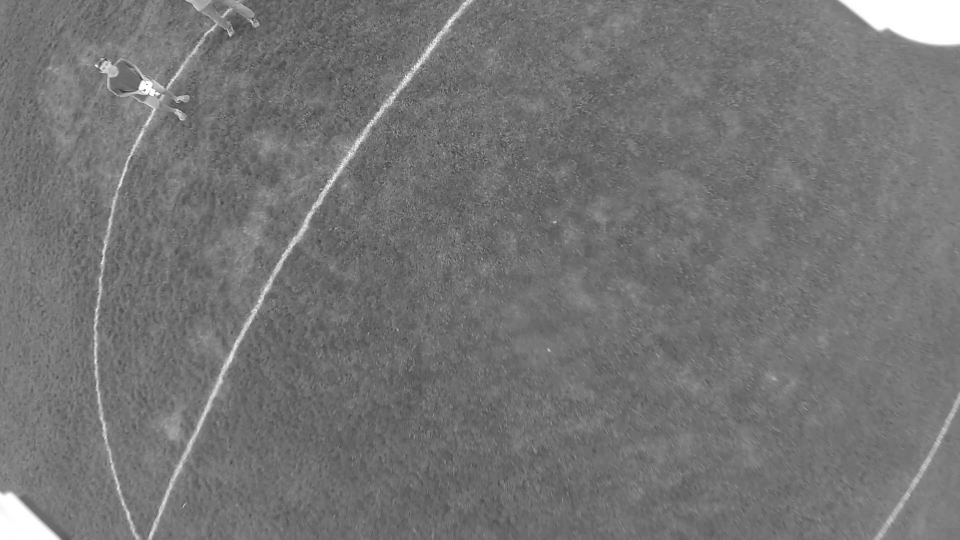
#> input picture Cam2/Cam2_Frame111.jpg, 1920 x 1080 px, given in place of Cam1_Frame250.jpg, which was not available (shown at 1/2 size)
$ python match_points.py   (Python 2 division)   (older library calls are emulated)
#> lines starting #> are read from the running program, lines starting #| are printed output that depends on the picture; after the words box and inside, x2 and y2 are one past the last pixel; in counts of white or black regions, pixels touching at a corner belong together; pictures that were not available may be replaced by others from this repository, and a replacement may not be noted
import cv2
import numpy as np
from matplotlib import pyplot as plt
import time

img1 = cv2.imread('Cam1/Cam1_Frame250.jpg',0)
#> img1 is the input picture: shape (1080, 1920); min 42, max 255, mean 116.7
img2 = cv2.imread('Cam2/Cam2_Frame250.jpg',0)
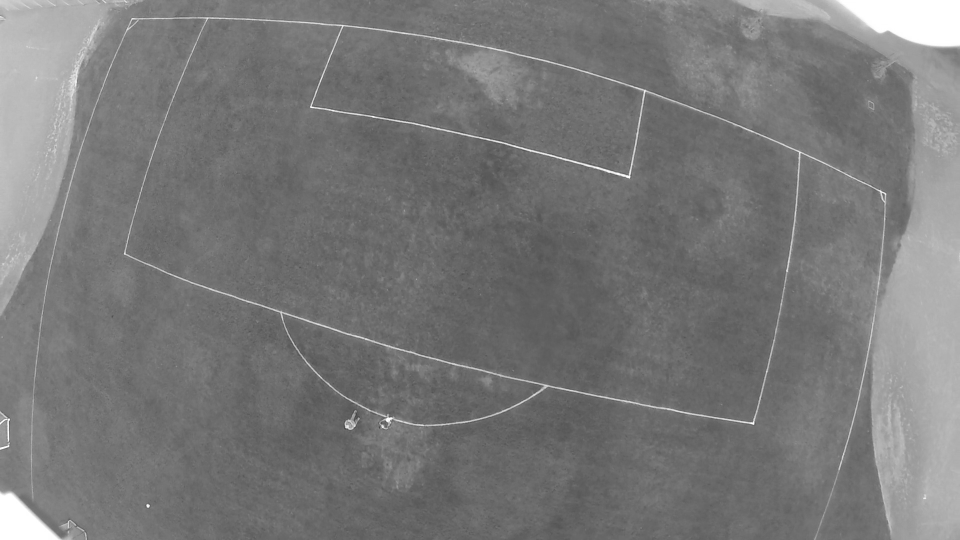
#> input picture Cam2/Cam2_Frame250.jpg, 1920 x 1080 px (shown at 1/2 size)
#> img2 is the input picture: shape (1080, 1920); min 57, max 255, mean 120.2
#plt.imshow(img1),plt.show()
sift = cv2.SIFT()

# find keypoints and descriptors with SIFT
kp1,des1 = sift.detectAndCompute(img1,None)
#> kp1 = 3774 keypoints; strongest (x, y, size): (289, 180, 3.3), (294, 173, 21.1), (294, 169, 2.1), (315, 187, 4.2)
kp2,des2 = sift.detectAndCompute(img2,None)
#> kp2 = 1425 keypoints; strongest (x, y, size): (296, 1012, 4.3), (776, 839, 7), (18, 839, 2.8), (622, 214, 2.9)

# FLANN parameters
FLANN_INDEX_KDTREE = 0
index_params = dict(algorithm = FLANN_INDEX_KDTREE,trees=5)
search_params = dict(checks=50)

flann = cv2.FlannBasedMatcher(index_params,search_params)
matches = flann.knnMatch(des1,des2,k=2)
#> matches = 3774 matches

good = []
pts1 = []
pts2 = []

# ratio test from Lowe's paper (idk what that is)
for i,(m,n) in enumerate(matches):
	if m.distance < 0.8*n.distance:
		good.append(m)
		pts2.append(kp2[m.trainIdx].pt)
		pts1.append(kp1[m.queryIdx].pt)
#> after the loop, good = 67 matches; pts1 = 67 pairs, first value 31.62 to 1908.3, second value 24.36 to 1007.3; pts2 = 67 pairs, first value 4.13 to 1849.3, second value 6.22 to 1045.9

# convert to int32
pts1 = np.float32(pts1) #int32 wasn't working????
pts2 = np.float32(pts2)

F, mask = cv2.findFundamentalMat(pts1,pts2,cv2.FM_LMEDS)
#> F = [[2.72e-06, -2.95e-06, -0.000504], [-2.96e-06, 6.32e-06, -0.000683], [-0.000209, -0.0022, 1]]; mask = 67 values, max 1 at index 1, min 0 at index 0, mean 0.806

print(F)
#| [[ 2.72018734e-06 -2.95118589e-06 -5.03825958e-04]
#|  [-2.96005584e-06  6.31989536e-06 -6.83446311e-04]
#|  [-2.08660759e-04 -2.19980807e-03  1.00000000e+00]]

# use only good points
pts1 = pts1[mask.ravel() == 1]
#> pts1 = 54 pairs, first value 186.7 to 1548.5, second value 24.36 to 971.7
pts2 = pts2[mask.ravel() == 1]
#> pts2 = 54 pairs, first value 6.18 to 1849.3, second value 6.22 to 1045.9

#print(pts1)

def drawLines(img1,img2,lines,pts1,pts2):
	''' img1 - image on which we draw the epilines for the points in img2
	lines - corresponding epilines '''
	r,c = img1.shape
	img1 = cv2.cvtColor(img1,cv2.COLOR_GRAY2BGR)

	#print(img1) # actual image

	img2 = cv2.cvtColor(img2,cv2.COLOR_GRAY2BGR)

	#print(zip(lines,pts1,pts2)) # works

	for r,pt1,pt2 in zip(lines,pts1,pts2):
		color = tuple(np.random.randint(0,255,3).tolist())
		x0,y0 = map(int, [0, -r[2]/r[1] ])

		x1,y1 = map(int, [c, -(r[2]+r[0]*c)/r[1] ])

		# in place transformatino in CV2
		cv2.line(img1, (x0,y0), (x1,y1), color,1) # previously img1 = blah

		cv2.circle(img1,tuple(pt1),5,color,-1)
		#print(img1)
		cv2.circle(img2,tuple(pt2),5,color,-1)
	return img1,img2

# Find epilines through the points in the right image and first image. Draw the lienes on left image
lines1 = cv2.computeCorrespondEpilines(pts2.reshape(-1,1,2), 2,F) # what does this do?
#> lines1 = 54 rows, first 8: [-0.975, -0.221, 687.4], [-0.66, -0.751, 703.6], [-0.614, 0.789, 65.03], [0.54, -0.842, 1.74], [0.507, -0.862, 29.68], [-0.522, 0.853, -16.74], [0.867, -0.498, -336], [0.54, -0.842, 1.74]
lines1 = lines1.reshape(-1,3)
img5,img6 = drawLines(img1,img2,lines1,pts1,pts2)
#> the loop in drawLines, `for r,pt1,pt2 in zip(lines,pts1,pts2):` made 54 passes
#> (r, pt1, pt2, color, y0, y1) on passes 1 to 8: ([-0.975, -0.221, 687.4], [186.7, 681.8], [727.9, 679.4], (172, 47, 117), 3115, -5373), ([-0.66, -0.751, 703.6], [190.4, 769.3], [782.2, 690.7], (192, 67, 251), 936, -750), ([-0.614, 0.789, 65.03], [202.7, 836.3], [739.4, 820.9], (195, 103, 9), -82, 1411), ([0.54, -0.842, 1.74], [211.8, 148.3], [1772.6, 136.6], (211, 21, 242), 2, 1232), ([0.507, -0.862, 29.68], [216.4, 160.2], [1259.4, 347.2], (36, 87, 70), 34, 1163), ([-0.522, 0.853, -16.74], [218.8, 352.4], [843.6, 863.3], (216, 88, 140), 19, 1195), ([0.867, -0.498, -336], [244, 369.4], [1770, 1034.2], (58, 193, 230), -674, 2667), ([0.54, -0.842, 1.74], [274.7, 178.1], [1772.6, 136.6], (39, 87, 174), 2, 1232)
#> after the loop in drawLines, `for r,pt1,pt2 in zip(lines,pts1,pts2):`:
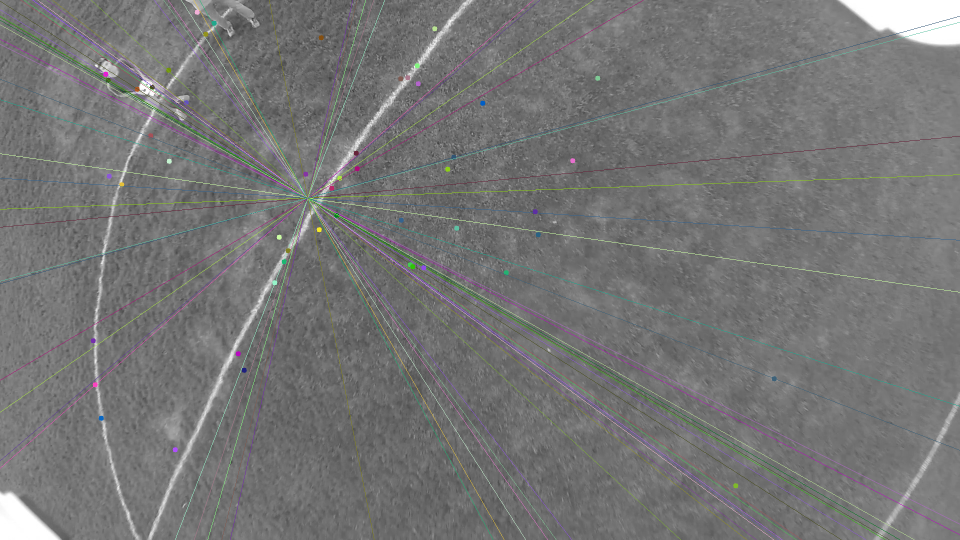
#> img1: shape (1080, 1920, 3) (shown at 1/2 size); 2.93% of pixels changed, all inside (x1, y1, x2, y2) = (0, 0, 1920, 1080)
#> after the loop in drawLines, `for r,pt1,pt2 in zip(lines,pts1,pts2):`:
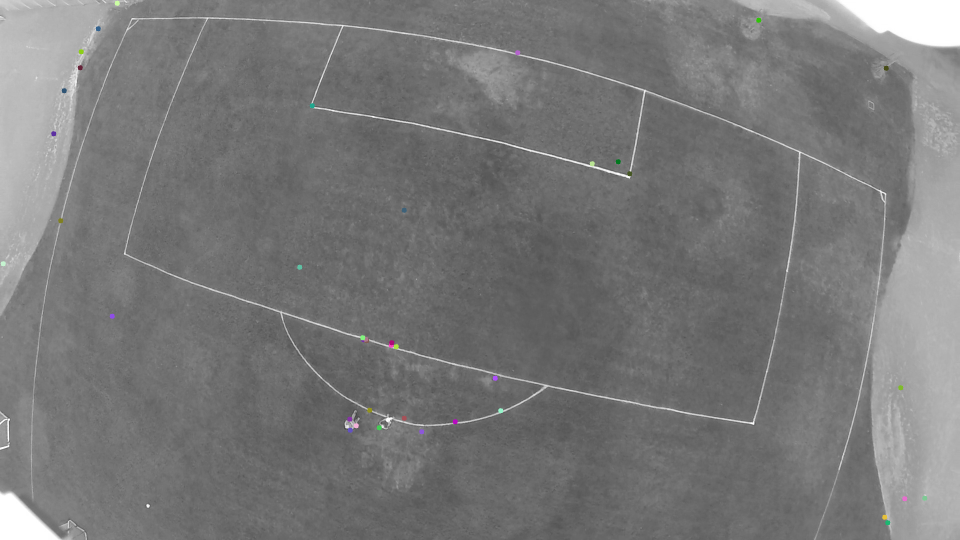
#> img2: shape (1080, 1920, 3) (shown at 1/2 size); 0.15% of pixels changed, all inside (x1, y1, x2, y2) = (1, 1, 1855, 1051)


lines2 = cv2.computeCorrespondEpilines(pts1.reshape(-1,1,2),1,F)
#> lines2 = 54 rows, first 8: [-0.547, 0.837, -146.8], [-0.529, 0.848, -171.8], [-0.518, 0.856, -188.6], [-0.699, -0.715, 1205.5], [-0.78, -0.625, 1210.7], [-0.727, 0.687, 137.3], [-0.708, 0.707, 103.8], [-0.605, -0.796, 1181.8]
lines2 = lines2.reshape(-1,3)
img3,img4 = drawLines(img2,img1,lines2,pts2,pts1)
#> the loop in drawLines (call 2), `for r,pt1,pt2 in zip(lines,pts1,pts2):` made 54 passes
#> (r, pt1, pt2, color, y0, y1) on passes 1 to 8: ([-0.547, 0.837, -146.8], [727.9, 679.4], [186.7, 681.8], (163, 222, 123), 175, 1430), ([-0.529, 0.848, -171.8], [782.2, 690.7], [190.4, 769.3], (195, 82, 174), 202, 1400), ([-0.518, 0.856, -188.6], [739.4, 820.9], [202.7, 836.3], (227, 148, 209), 220, 1381), ([-0.699, -0.715, 1205.5], [1772.6, 136.6], [211.8, 148.3], (50, 155, 14), 1686, -191), ([-0.78, -0.625, 1210.7], [1259.4, 347.2], [216.4, 160.2], (41, 58, 193), 1935, -459), ([-0.727, 0.687, 137.3], [843.6, 863.3], [218.8, 352.4], (36, 10, 86), -199, 1832), ([-0.708, 0.707, 103.8], [1770, 1034.2], [244, 369.4], (43, 104, 11), -146, 1776), ([-0.605, -0.796, 1181.8], [1772.6, 136.6], [274.7, 178.1], (2, 51, 80), 1484, 24)
#> after the loop in drawLines (call 2), `for r,pt1,pt2 in zip(lines,pts1,pts2):`:
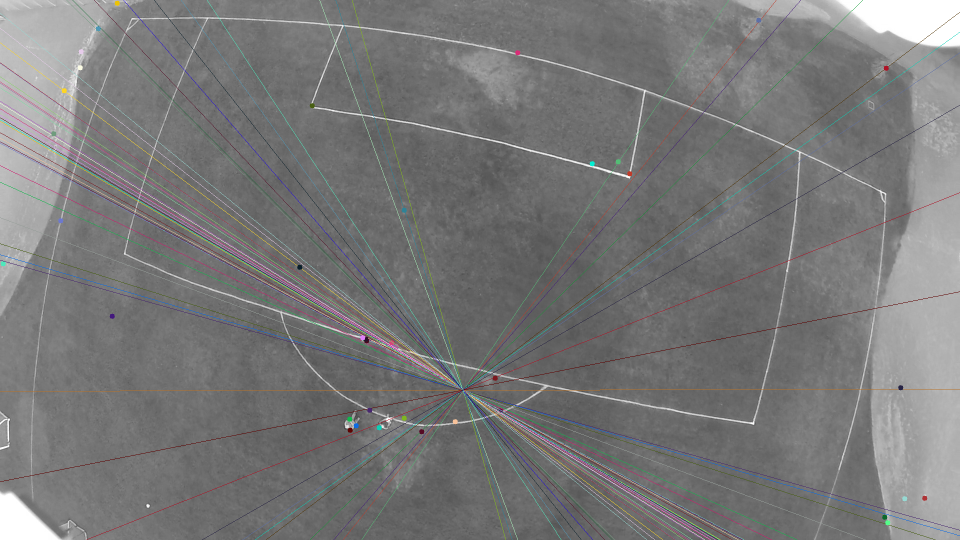
#> img1: shape (1080, 1920, 3) (shown at 1/2 size); 3.14% of pixels changed, all inside (x1, y1, x2, y2) = (0, 0, 1920, 1080)
#> after the loop in drawLines (call 2), `for r,pt1,pt2 in zip(lines,pts1,pts2):`:
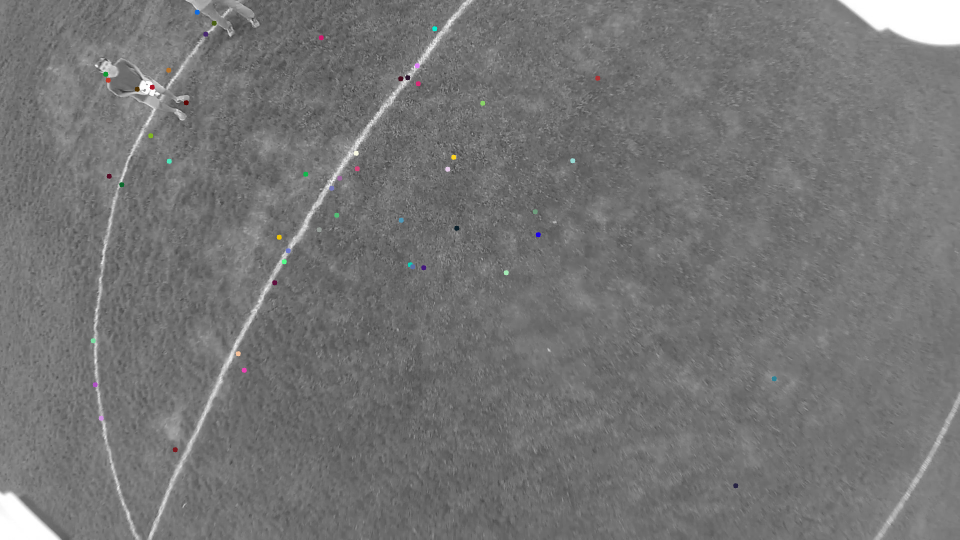
#> img2: shape (1080, 1920, 3) (shown at 1/2 size); 0.2% of pixels changed, all inside (x1, y1, x2, y2) = (181, 19, 1554, 977)

cv2.imshow('hello',img5)
cv2.imshow('hello',img3)
#plt.subplot(121),plt.imshow(img5)
#plt.subplot(122),plt.imshow(img3)
#plt.show()
